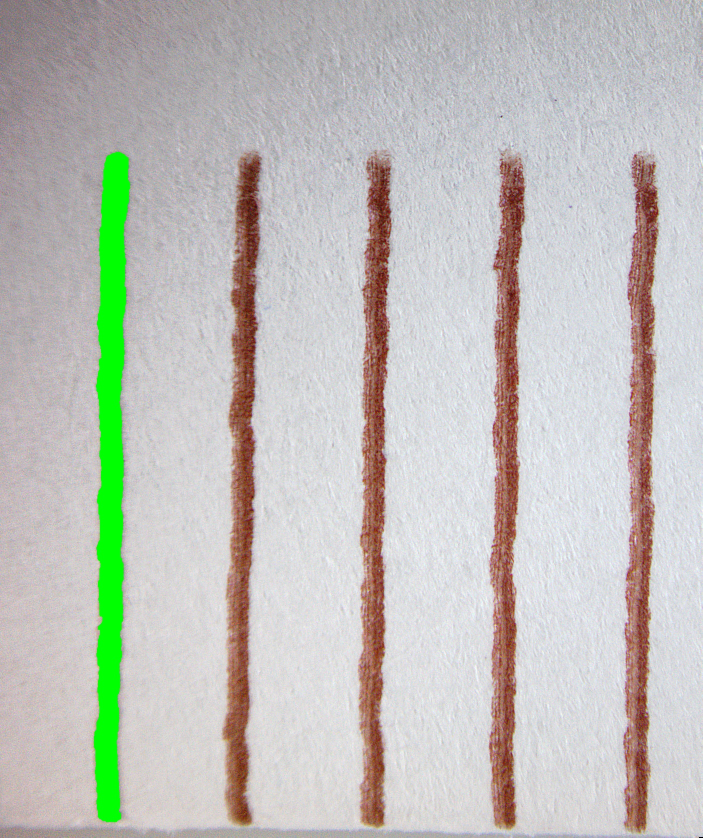
#> input picture Contours of strokes/res0.jpg, 1405 x 1675 px, given in place of 13-5.bmp, which was not available (shown at 1/2 size)
$ python contour.py
#> lines starting #> are read from the running program, lines starting #| are printed output that depends on the picture; after the words box and inside, x2 and y2 are one past the last pixel; in counts of white or black regions, pixels touching at a corner belong together; pictures that were not available may be replaced by others from this repository, and a replacement may not be noted
#!/usr/bin/env python3
import imutils
import cv2
import numpy as np
from scipy.stats import norm
from matplotlib import pyplot as plt

image = cv2.imread("D:/Python/13-5.bmp")
#> image is the input picture: shape (1675, 1405, 3); mean B, G, R 186, 191.7, 191.7

image = cv2.cvtColor(image, cv2.COLOR_BGR2RGB)

gray = image[:, :, 0]
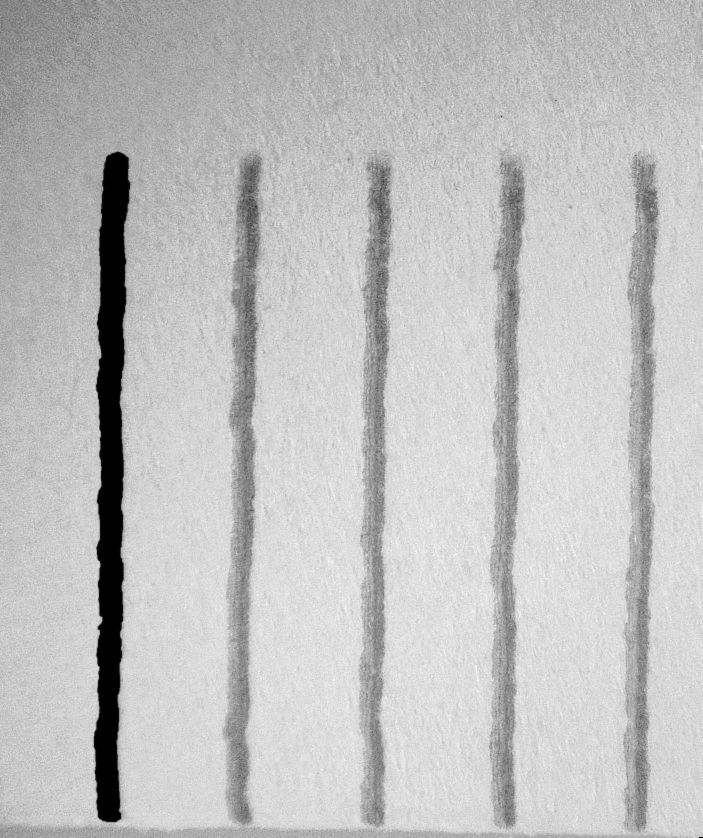
#> gray: shape (1675, 1405) (shown at 1/2 size); min 0, max 255, mean 191.7

# Noise reduction
#blurred = cv2.GaussianBlur(gray, (5, 5), 0)
#blurred  = cv2.medianBlur(gray, 3)
bblurred = cv2.bilateralFilter(gray, 7, 75, 75)
# thresholding
# thresh = cv2.threshold(blurred, 0, 255, cv2.THRESH_BINARY+cv2.THRESH_OTSU)[1]
thresh = cv2.threshold(bblurred, 0, 255, cv2.THRESH_BINARY+cv2.THRESH_OTSU)[1]
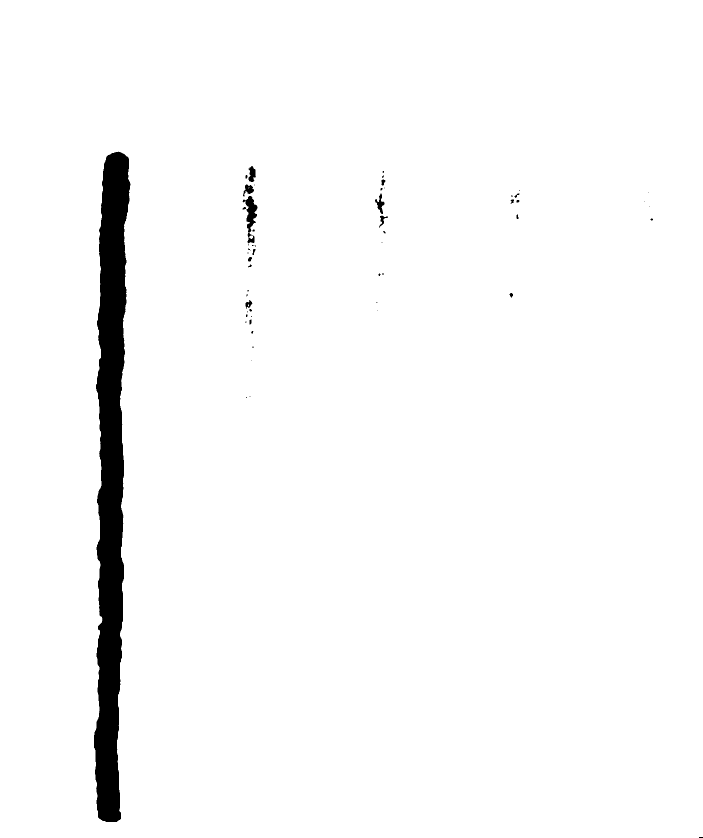
#> thresh: shape (1675, 1405) (shown at 1/2 size); 97.2% white; 55 black regions (35 under 20 px), largest, box (x1, y1, x2, y2) and area: (188, 303, 261, 1644) 63135, (485, 392, 515, 487) 1176, (497, 332, 512, 364) 320

se = np.ones((7,7), dtype='uint8')
opening = cv2.morphologyEx(thresh, cv2.MORPH_OPEN, se)
#> opening: shape (1675, 1405); 97.1% white; 26 black regions (16 under 20 px), largest, box (x1, y1, x2, y2) and area: (188, 303, 261, 1644) 63290, (485, 332, 515, 510) 2425, (750, 342, 776, 456) 709
closing = cv2.morphologyEx(opening, cv2.MORPH_CLOSE, se)
#> closing: shape (1675, 1405); 97.2% white; 8 black regions, largest, box (x1, y1, x2, y2) and area: (188, 304, 260, 1644) 63239, (487, 393, 514, 492) 1443, (491, 335, 511, 363) 371
#plt.imshow(closing,'gray')
#plt.show()
edge = cv2.Canny(closing, 100, 200)
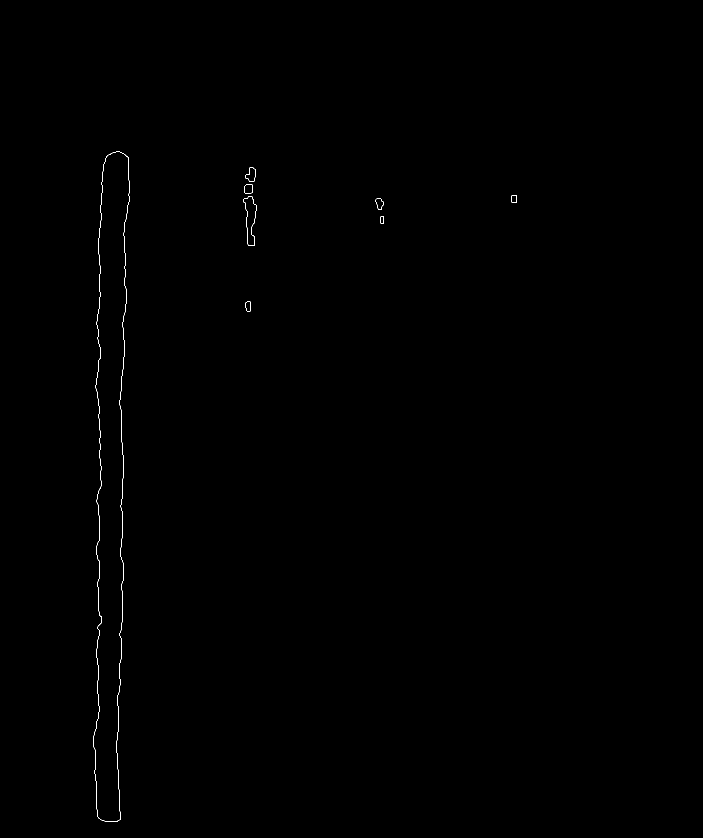
#> edge: shape (1675, 1405) (shown at 1/2 size); 0.14% white in thin lines or dots, all inside (x1, y1, x2, y2) = (187, 303, 1034, 1644)

contours, h = cv2.findContours(image=edge, mode=cv2.RETR_CCOMP, method=cv2.CHAIN_APPROX_SIMPLE)
#> contours = 16 contours; largest, box (x1, y1, x2, y2) and area: (187, 303, 260, 1644) 63208, (187, 303, 260, 1644) 63156, (486, 392, 514, 492) 1449, (486, 392, 514, 492) 1440, (490, 334, 511, 363) 370; h = 16 rows, first 6: [2, -1, 1, -1], [-1, -1, -1, 0], [4, 0, 3, -1], [-1, -1, -1, 2], [6, 2, 5, -1], [-1, -1, -1, 4]
contours = sorted(contours, key=cv2.contourArea, reverse=True)
image_copy = image.copy()
#cnts = imutils.grab_contours(contours)

k = 0
area = -1
x1 = -100
c = [x1]
for i in contours:
    flag = True
    M = cv2.moments(i)
    # Area of contour
    area = M["m00"]
    # Centroid of contour
    x = int(M["m10"] / M["m00"])
    y = int(M["m01"] / M["m00"])
    #print(c)
    for j in range(len(c)):
        if (x > c[j] - 30 and x < c[j] + 30):
            flag = False
    image_copy = image.copy()
    lx = len(image_copy)
    ly = len(image_copy[1])
    sum1, sum2, sum3 = 0, 0, 0
    cnt = 0
    if flag:
#> (the run stopped early here; a loop or call above may not have finished)
